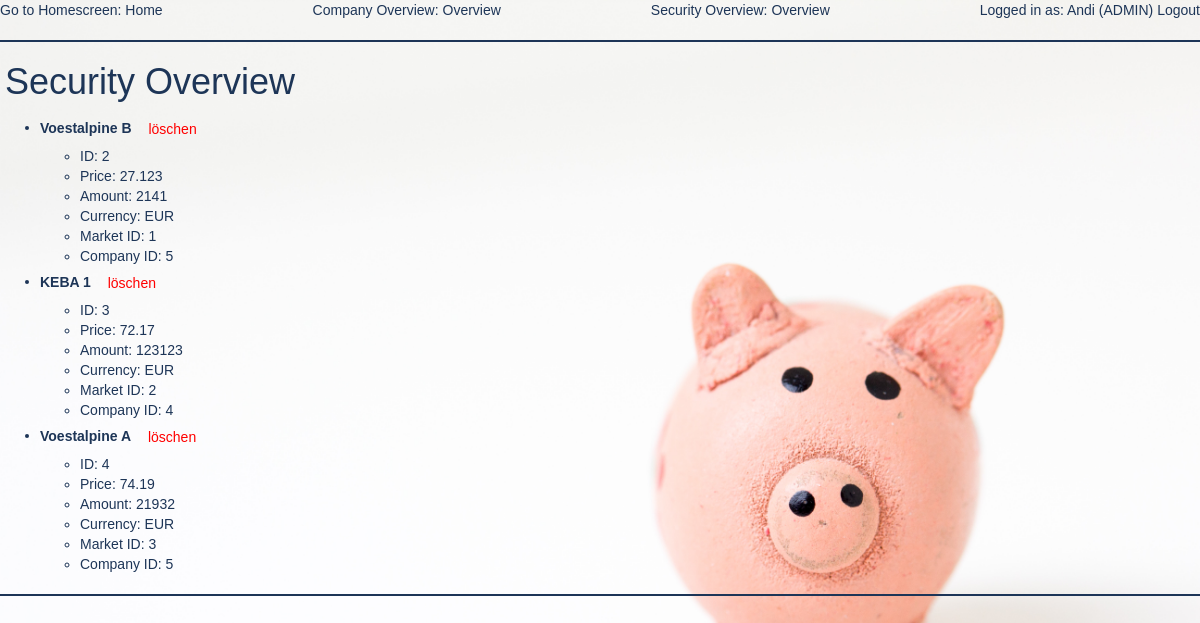
Before: /security/overview (signed in) with the older database file.
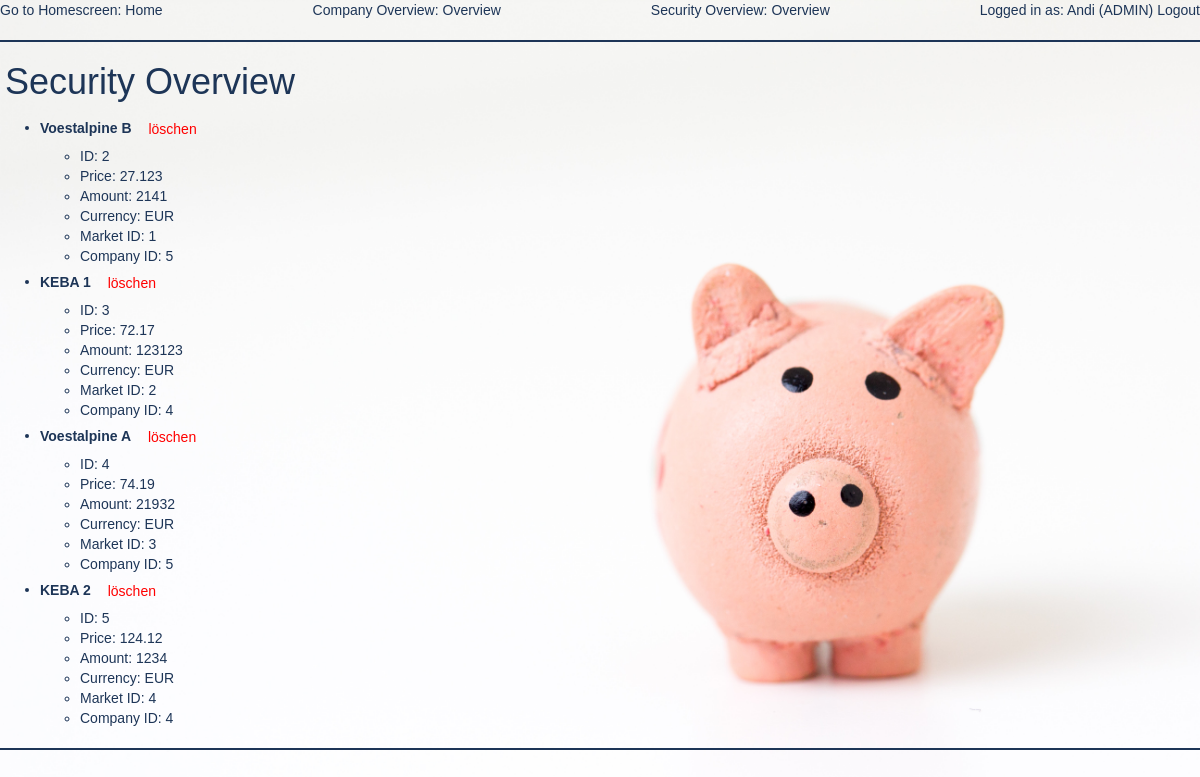
After: the same page with the newer database file.
### app/models.py (models this page shows, shortened)
class Security(db.Model):
    security_id = db.Column(db.Integer, primary_key=True)
    price = db.Column(db.Float, nullable=False)
    amount = db.Column(db.Integer)
    currency = db.Column(db.String)
    name = db.Column(db.String, index=True, unique=True)
    market_id = db.Column(db.Integer)
    comp_id = db.Column(db.Integer)

### app/routes.py (the view)
@app.route('/security/overview')
@login_required
def security_overview():
    securities = Security.query.all()
    return render_template('security_overview.html', title='Security Overview', securities=securities)

### app/models.py (called while the page is built)
@login.user_loader
def load_user(id):
    return User.query.get(int(id))

### app/templates/security_overview.html
{% extends "base.html" %}
{% block content %}
    <h1>Security Overview</h1>
    <ul>
        {% for security in securities %}
            <li>
                <strong>{{ security.name }}</strong>
                <td>
                    <a class="btn"
                       href="{{ url_for('security_deletion',security_id = security.security_id) }}"
                       style="text-align: right; color: red">
                        löschen
                    </a>
                </td>
                <ul>
                    <li>ID: {{ security.security_id }}</li>
                    <li>Price: {{ security.price }}</li>
                    <li>Amount: {{ security.amount }}</li>
                    <li>Currency: {{ security.currency }}</li>
                    <li>Market ID: {{ security.market_id }}</li>
                    <li>Company ID: {{ security.comp_id }}</li>
                </ul>
            </li>
        {% endfor %}
    </ul>
{% endblock %}

Changed rows visible on the page:
added Security: name "KEBA 2", security_id "5", price "124.12", amount "1234", currency "EUR", market_id "4", comp_id "4"
